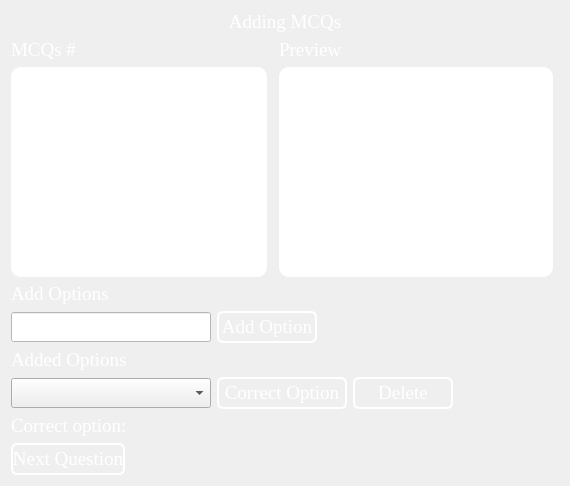
      <widget class="QWidget" name="page_5">
       <layout class="QGridLayout" name="gridLayout_6">
        <item row="4" column="0">
         <widget class="QTextEdit" name="textEdit_2">
          <property name="font">
           <font>
            <family>Times New Roman</family>
            <pointsize>14</pointsize>
           </font>
          </property>
          <property name="styleSheet">
           <string notr="true">background:rgb(255, 255, 255);
border-radius: 10px;</string>
          </property>
         </widget>
        </item>
        <item row="4" column="2">
         <widget class="QFrame" name="frame_3">
          <property name="sizePolicy">
           <sizepolicy hsizetype="Expanding" vsizetype="Preferred">
            <horstretch>0</horstretch>
            <verstretch>0</verstretch>
           </sizepolicy>
          </property>
          <property name="styleSheet">
           <string notr="true">background:rgb(255, 255, 255);
border-radius: 10px;</string>
          </property>
          <property name="frameShape">
           <enum>QFrame::StyledPanel</enum>
          </property>
          <property name="frameShadow">
           <enum>QFrame::Raised</enum>
          </property>
          <layout class="QVBoxLayout" name="verticalLayout_2">
           <item>
            <widget class="QTextBrowser" name="textBrowser">
             <property name="font">
              <font>
               <family>Times New Roman</family>
               <pointsize>14</pointsize>
              </font>
             </property>
            </widget>
           </item>
          </layout>
         </widget>
        </item>
        <item row="1" column="0">
         <widget class="QLabel" name="label_14">
          <property name="sizePolicy">
           <sizepolicy hsizetype="Preferred" vsizetype="Fixed">
            <horstretch>0</horstretch>
            <verstretch>0</verstretch>
           </sizepolicy>
          </property>
          <property name="font">
           <font>
            <family>Times New Roman</family>
            <pointsize>14</pointsize>
           </font>
          </property>
          <property name="styleSheet">
           <string notr="true">color:rgb(255,255,255);</string>
          </property>
          <property name="text">
           <string>MCQs #</string>
          </property>
         </widget>
        </item>
        <item row="5" column="0" colspan="3">
         <layout class="QVBoxLayout" name="verticalLayout">
          <property name="bottomMargin">
           <number>0</number>
          </property>
          <item>
           <widget class="QLabel" name="label_15">
            <property name="sizePolicy">
             <sizepolicy hsizetype="Preferred" vsizetype="Fixed">
              <horstretch>0</horstretch>
              <verstretch>0</verstretch>
             </sizepolicy>
            </property>
            <property name="font">
             <font>
              <family>Times New Roman</family>
              <pointsize>14</pointsize>
             </font>
            </property>
            <property name="styleSheet">
             <string notr="true">color:rgb(255,255,255);</string>
            </property>
            <property name="text">
             <string>Add Options</string>
            </property>
           </widget>
          </item>
          <item>
           <layout class="QHBoxLayout" name="horizontalLayout_2">
            <item>
             <widget class="QLineEdit" name="lineEdit_3">
              <property name="minimumSize">
               <size>
                <width>200</width>
                <height>0</height>
               </size>
              </property>
              <property name="maximumSize">
               <size>
                <width>200</width>
                <height>16777215</height>
               </size>
              </property>
              <property name="font">
               <font>
                <family>Times New Roman</family>
                <pointsize>14</pointsize>
               </font>
              </property>
              <property name="styleSheet">
               <string notr="true">background:rgb(255, 255, 255);</string>
              </property>
             </widget>
            </item>
            <item>
             <widget class="QPushButton" name="pushButton_6">
              <property name="minimumSize">
               <size>
                <width>100</width>
                <height>0</height>
               </size>
              </property>
              <property name="maximumSize">
               <size>
                <width>114</width>
                <height>16777215</height>
               </size>
              </property>
              <property name="font">
               <font>
                <family>Times New Roman</family>
                <pointsize>14</pointsize>
               </font>
              </property>
              <property name="styleSheet">
               <string notr="true">QPushButton{
background:none;
 border:2px solid #ffffff;
 border-radius:6px;
 color:#ffffff;
 padding-top:3px;
 padding-bottom:3px;
max-width:110px;
}
     QPushButton:hover{
	color: rgb(255, 255, 255);
	border-color: rgb(195, 206, 224);
}</string>
              </property>
              <property name="text">
               <string>Add Option</string>
              </property>
             </widget>
            </item>
            <item>
             <spacer name="horizontalSpacer_3">
              <property name="orientation">
               <enum>Qt::Horizontal</enum>
              </property>
              <property name="sizeHint" stdset="0">
               <size>
                <width>40</width>
                <height>20</height>
               </size>
              </property>
             </spacer>
            </item>
           </layout>
          </item>
          <item>
           <widget class="QLabel" name="label_16">
            <property name="font">
             <font>
              <family>Times New Roman</family>
              <pointsize>14</pointsize>
             </font>
            </property>
            <property name="styleSheet">
             <string notr="true">color: rgb(255, 255, 255);</string>
            </property>
            <property name="text">
             <string>Added Options</string>
            </property>
           </widget>
          </item>
          <item>
           <layout class="QHBoxLayout" name="horizontalLayout_3">
            <item>
             <widget class="QComboBox" name="comboBox">
              <property name="minimumSize">
               <size>
                <width>200</width>
                <height>0</height>
               </size>
              </property>
              <property name="font">
               <font>
                <family>Times New Roman</family>
                <pointsize>14</pointsize>
               </font>
              </property>
              <property name="styleSheet">
               <string notr="true">background:none;</string>
              </property>
             </widget>
            </item>
            <item>
             <widget class="QPushButton" name="pushButton_16">
              <property name="minimumSize">
               <size>
                <width>130</width>
                <height>0</height>
               </size>
              </property>
              <property name="font">
               <font>
                <family>Times New Roman</family>
                <pointsize>14</pointsize>
               </font>
              </property>
              <property name="styleSheet">
               <string notr="true">QPushButton{
background:none;
 border:2px solid #ffffff;
 border-radius:6px;
 color:#ffffff;
 padding-top:3px;
 padding-bottom:3px;
max-width:110px;
}
     QPushButton:hover{
	color: rgb(255, 255, 255);
	border-color: rgb(195, 206, 224);
}</string>
              </property>
              <property name="text">
               <string>Correct Option</string>
              </property>
             </widget>
            </item>
            <item>
             <widget class="QPushButton" name="pushButton_7">
              <property name="minimumSize">
               <size>
                <width>100</width>
                <height>0</height>
               </size>
              </property>
              <property name="font">
               <font>
                <family>Times New Roman</family>
                <pointsize>14</pointsize>
               </font>
              </property>
              <property name="styleSheet">
               <string notr="true">QPushButton{
background:none;
 border:2px solid #ffffff;
 border-radius:6px;
 color:#ffffff;
 padding-top:3px;
 padding-bottom:3px;
max-width:110px;
}
     QPushButton:hover{
	color: rgb(255, 255, 255);
	border-color: rgb(195, 206, 224);
}</string>
              </property>
              <property name="text">
               <string>Delete</string>
              </property>
             </widget>
            </item>
            <item>
             <spacer name="horizontalSpacer_4">
              <property name="orientation">
               <enum>Qt::Horizontal</enum>
              </property>
              <property name="sizeHint" stdset="0">
               <size>
                <width>40</width>
                <height>20</height>
               </size>
              </property>
             </spacer>
            </item>
           </layout>
          </item>
          <item>
           <widget class="QLabel" name="label_22">
            <property name="font">
             <font>
              <family>Times New Roman</family>
              <pointsize>14</pointsize>
             </font>
            </property>
            <property name="styleSheet">
             <string notr="true">color:rgb(255,255,255);</string>
            </property>
            <property name="text">
             <string>Correct option:</string>
            </property>
           </widget>
          </item>
          <item>
           <widget class="QPushButton" name="pushButton_8">
            <property name="maximumSize">
             <size>
              <width>114</width>
              <height>16777215</height>
             </size>
            </property>
            <property name="font">
             <font>
              <family>Times New Roman</family>
              <pointsize>14</pointsize>
             </font>
            </property>
            <property name="styleSheet">
             <string notr="true">QPushButton{
background:none;
 border:2px solid #ffffff;
 border-radius:6px;
 color:#ffffff;
 padding-top:3px;
 padding-bottom:3px;
max-width:110px;
}
     QPushButton:hover{
	color: rgb(255, 255, 255);
	border-color: rgb(195, 206, 224);
}</string>
            </property>
            <property name="text">
             <string>Next Question</string>
            </property>
           </widget>
          </item>
         </layout>
        </item>
        <item row="0" column="0" colspan="4">
         <widget class="QLabel" name="label_13">
          <property name="sizePolicy">
           <sizepolicy hsizetype="Preferred" vsizetype="Fixed">
            <horstretch>0</horstretch>
            <verstretch>0</verstretch>
           </sizepolicy>
          </property>
          <property name="font">
           <font>
            <family>Times New Roman</family>
            <pointsize>14</pointsize>
           </font>
          </property>
          <property name="styleSheet">
           <string notr="true">color:rgb(255,255,255);</string>
          </property>
          <property name="text">
           <string>Adding MCQs</string>
          </property>
          <property name="alignment">
           <set>Qt::AlignCenter</set>
          </property>
         </widget>
        </item>
        <item row="1" column="2">
         <widget class="QLabel" name="label_21">
          <property name="font">
           <font>
            <family>Times New Roman</family>
            <pointsize>14</pointsize>
           </font>
          </property>
          <property name="styleSheet">
           <string notr="true">color: rgb(255, 255, 255);</string>
          </property>
          <property name="text">
           <string>Preview</string>
          </property>
         </widget>
        </item>
       </layout>
      </widget>
